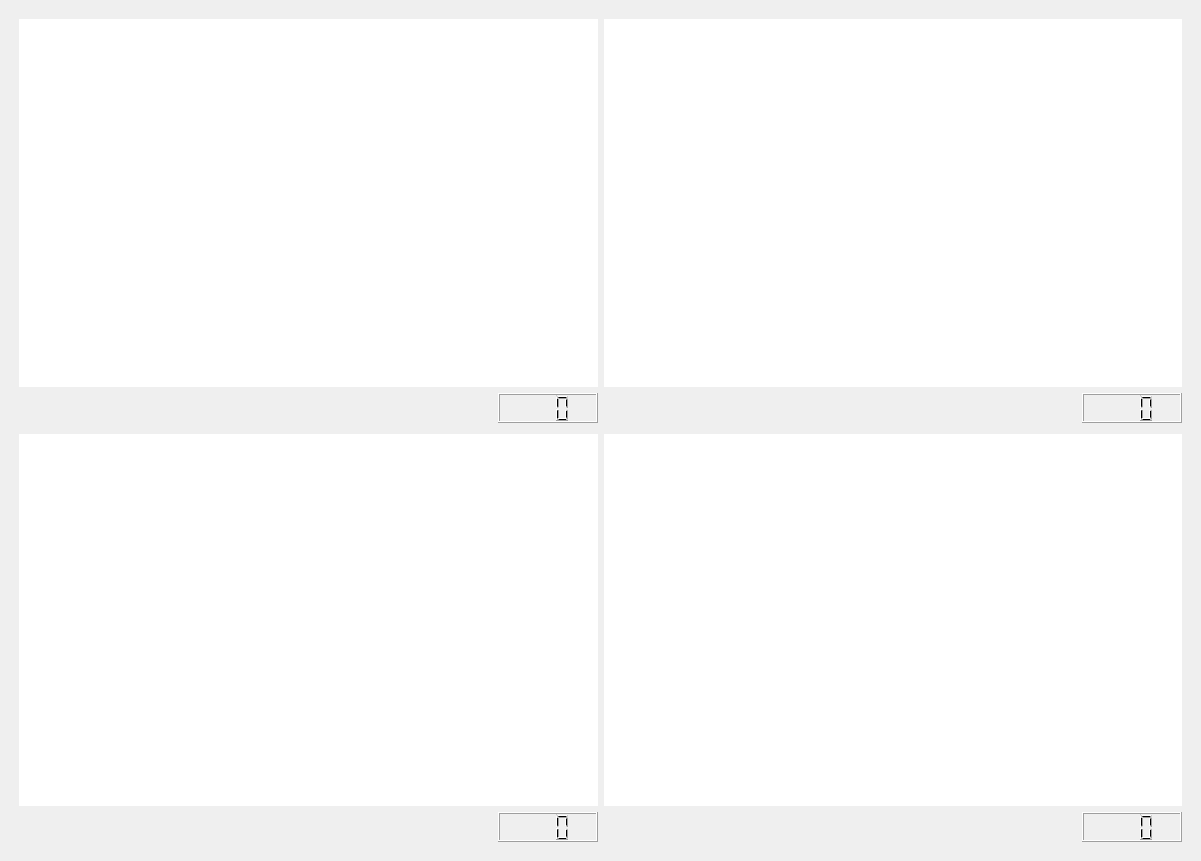
<?xml version="1.0" encoding="UTF-8"?>
<ui version="4.0">
 <class>MainWindow</class>
 <widget class="QMainWindow" name="MainWindow">
  <property name="geometry">
   <rect>
    <x>0</x>
    <y>0</y>
    <width>1201</width>
    <height>861</height>
   </rect>
  </property>
  <property name="windowTitle">
   <string>MainWindow</string>
  </property>
  <widget class="QWidget" name="giao_dien_chinh">
   <layout class="QGridLayout" name="gridLayout_5">
    <item row="1" column="0">
     <layout class="QGridLayout" name="goc_3">
      <item row="0" column="1" colspan="2">
       <spacer name="spc33">
        <property name="orientation">
         <enum>Qt::Horizontal</enum>
        </property>
        <property name="sizeType">
         <enum>QSizePolicy::Fixed</enum>
        </property>
        <property name="sizeHint" stdset="0">
         <size>
          <width>518</width>
          <height>5</height>
         </size>
        </property>
       </spacer>
      </item>
      <item row="1" column="1" colspan="2">
       <widget class="QLabel" name="hinh_3">
        <property name="styleSheet">
         <string notr="true">background-color: white;
color: black;</string>
        </property>
        <property name="text">
         <string/>
        </property>
        <property name="scaledContents">
         <bool>true</bool>
        </property>
        <property name="wordWrap">
         <bool>true</bool>
        </property>
       </widget>
      </item>
      <item row="2" column="2">
       <widget class="QLCDNumber" name="lcd_3">
        <property name="maximumSize">
         <size>
          <width>100</width>
          <height>30</height>
         </size>
        </property>
        <property name="digitCount">
         <number>3</number>
        </property>
       </widget>
      </item>
      <item row="1" column="0">
       <spacer name="spc32">
        <property name="orientation">
         <enum>Qt::Vertical</enum>
        </property>
        <property name="sizeType">
         <enum>QSizePolicy::Fixed</enum>
        </property>
        <property name="sizeHint" stdset="0">
         <size>
          <width>10</width>
          <height>338</height>
         </size>
        </property>
       </spacer>
      </item>
     </layout>
    </item>
    <item row="2" column="0" colspan="2">
     <spacer name="verticalSpacer">
      <property name="orientation">
       <enum>Qt::Vertical</enum>
      </property>
      <property name="sizeType">
       <enum>QSizePolicy::Fixed</enum>
      </property>
      <property name="sizeHint" stdset="0">
       <size>
        <width>20</width>
        <height>10</height>
       </size>
      </property>
     </spacer>
    </item>
    <item row="0" column="1">
     <layout class="QGridLayout" name="goc_1">
      <item row="1" column="2">
       <spacer name="verticalSpacer_2">
        <property name="orientation">
         <enum>Qt::Vertical</enum>
        </property>
        <property name="sizeType">
         <enum>QSizePolicy::Fixed</enum>
        </property>
        <property name="sizeHint" stdset="0">
         <size>
          <width>10</width>
          <height>338</height>
         </size>
        </property>
       </spacer>
      </item>
      <item row="3" column="1">
       <widget class="QLCDNumber" name="lcd_1">
        <property name="maximumSize">
         <size>
          <width>100</width>
          <height>30</height>
         </size>
        </property>
        <property name="digitCount">
         <number>3</number>
        </property>
       </widget>
      </item>
      <item row="0" column="0" colspan="2">
       <spacer name="spc11">
        <property name="orientation">
         <enum>Qt::Horizontal</enum>
        </property>
        <property name="sizeType">
         <enum>QSizePolicy::Fixed</enum>
        </property>
        <property name="sizeHint" stdset="0">
         <size>
          <width>518</width>
          <height>10</height>
         </size>
        </property>
       </spacer>
      </item>
      <item row="1" column="0" colspan="2">
       <widget class="QLabel" name="hinh_1">
        <property name="styleSheet">
         <string notr="true">background-color: white;
color: black;</string>
        </property>
        <property name="text">
         <string/>
        </property>
        <property name="scaledContents">
         <bool>true</bool>
        </property>
        <property name="wordWrap">
         <bool>true</bool>
        </property>
       </widget>
      </item>
     </layout>
    </item>
    <item row="1" column="1">
     <layout class="QGridLayout" name="goc_4">
      <item row="1" column="2">
       <spacer name="spc13">
        <property name="orientation">
         <enum>Qt::Vertical</enum>
        </property>
        <property name="sizeType">
         <enum>QSizePolicy::Fixed</enum>
        </property>
        <property name="sizeHint" stdset="0">
         <size>
          <width>10</width>
          <height>338</height>
         </size>
        </property>
       </spacer>
      </item>
      <item row="1" column="0" colspan="2">
       <widget class="QLabel" name="hinh_4">
        <property name="styleSheet">
         <string notr="true">background-color: white;
color: black;</string>
        </property>
        <property name="text">
         <string/>
        </property>
        <property name="scaledContents">
         <bool>true</bool>
        </property>
        <property name="wordWrap">
         <bool>true</bool>
        </property>
       </widget>
      </item>
      <item row="2" column="1">
       <widget class="QLCDNumber" name="lcd_4">
        <property name="maximumSize">
         <size>
          <width>100</width>
          <height>30</height>
         </size>
        </property>
        <property name="digitCount">
         <number>3</number>
        </property>
       </widget>
      </item>
      <item row="0" column="0" colspan="2">
       <spacer name="spc43">
        <property name="orientation">
         <enum>Qt::Horizontal</enum>
        </property>
        <property name="sizeType">
         <enum>QSizePolicy::Fixed</enum>
        </property>
        <property name="sizeHint" stdset="0">
         <size>
          <width>518</width>
          <height>5</height>
         </size>
        </property>
       </spacer>
      </item>
     </layout>
    </item>
    <item row="0" column="0">
     <layout class="QGridLayout" name="goc_2">
      <item row="2" column="3">
       <widget class="QLCDNumber" name="lcd_2">
        <property name="maximumSize">
         <size>
          <width>100</width>
          <height>30</height>
         </size>
        </property>
        <property name="digitCount">
         <number>3</number>
        </property>
       </widget>
      </item>
      <item row="1" column="0">
       <spacer name="spc24">
        <property name="orientation">
         <enum>Qt::Vertical</enum>
        </property>
        <property name="sizeType">
         <enum>QSizePolicy::Fixed</enum>
        </property>
        <property name="sizeHint" stdset="0">
         <size>
          <width>10</width>
          <height>338</height>
         </size>
        </property>
       </spacer>
      </item>
      <item row="0" column="1" colspan="3">
       <spacer name="spc21">
        <property name="orientation">
         <enum>Qt::Horizontal</enum>
        </property>
        <property name="sizeType">
         <enum>QSizePolicy::Fixed</enum>
        </property>
        <property name="sizeHint" stdset="0">
         <size>
          <width>518</width>
          <height>10</height>
         </size>
        </property>
       </spacer>
      </item>
      <item row="1" column="1" colspan="3">
       <widget class="QLabel" name="hinh_2">
        <property name="font">
         <font>
          <pointsize>10</pointsize>
         </font>
        </property>
        <property name="styleSheet">
         <string notr="true">background-color: white;
color: black;</string>
        </property>
        <property name="text">
         <string/>
        </property>
        <property name="textFormat">
         <enum>Qt::AutoText</enum>
        </property>
        <property name="scaledContents">
         <bool>true</bool>
        </property>
        <property name="wordWrap">
         <bool>true</bool>
        </property>
       </widget>
      </item>
     </layout>
    </item>
   </layout>
  </widget>
 </widget>
 <resources/>
 <connections/>
</ui>
